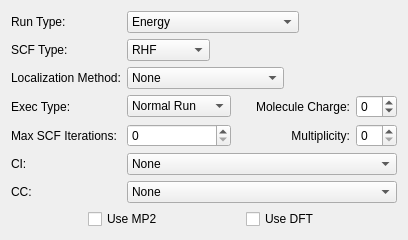
         <widget class="QWidget" name="controlWidget">
          <layout class="QGridLayout">
           <item row="4" column="0">
            <widget class="QLabel" name="label_30">
             <property name="text">
              <string>Max SCF Iterations:</string>
             </property>
            </widget>
           </item>
           <item row="0" column="1">
            <layout class="QHBoxLayout">
             <item>
              <widget class="QComboBox" name="controlRunCombo">
               <item>
                <property name="text">
                 <string>Energy</string>
                </property>
               </item>
               <item>
                <property name="text">
                 <string>Gradient</string>
                </property>
               </item>
               <item>
                <property name="text">
                 <string>Hessian</string>
                </property>
               </item>
               <item>
                <property name="text">
                 <string>Optimization</string>
                </property>
               </item>
               <item>
                <property name="text">
                 <string>Trudge</string>
                </property>
               </item>
               <item>
                <property name="text">
                 <string>Saddle Point</string>
                </property>
               </item>
               <item>
                <property name="text">
                 <string>IRC</string>
                </property>
               </item>
               <item>
                <property name="text">
                 <string>Gradient Extremal</string>
                </property>
               </item>
               <item>
                <property name="text">
                 <string>DRC</string>
                </property>
               </item>
               <item>
                <property name="text">
                 <string>Energy Surface</string>
                </property>
               </item>
               <item>
                <property name="text">
                 <string>Properties</string>
                </property>
               </item>
               <item>
                <property name="text">
                 <string>Morokuma</string>
                </property>
               </item>
               <item>
                <property name="text">
                 <string>Radiative Transition mom.</string>
                </property>
               </item>
               <item>
                <property name="text">
                 <string>Spin Orbit</string>
                </property>
               </item>
               <item>
                <property name="text">
                 <string>Finite Electric Field</string>
                </property>
               </item>
               <item>
                <property name="text">
                 <string>TDHF</string>
                </property>
               </item>
               <item>
                <property name="text">
                 <string>Global Optimization</string>
                </property>
               </item>
               <item>
                <property name="text">
                 <string>VSCF</string>
                </property>
               </item>
               <item>
                <property name="text">
                 <string>FMO Optimization</string>
                </property>
               </item>
               <item>
                <property name="text">
                 <string>Raman Intensities</string>
                </property>
               </item>
               <item>
                <property name="text">
                 <string>NMR</string>
                </property>
               </item>
               <item>
                <property name="text">
                 <string>Make EFP</string>
                </property>
               </item>
              </widget>
             </item>
             <item>
              <spacer>
               <property name="orientation">
                <enum>Qt::Horizontal</enum>
               </property>
               <property name="sizeHint" stdset="0">
                <size>
                 <width>10</width>
                 <height>20</height>
                </size>
               </property>
              </spacer>
             </item>
            </layout>
           </item>
           <item row="1" column="1">
            <layout class="QHBoxLayout">
             <item>
              <widget class="QComboBox" name="controlSCFCombo">
               <item>
                <property name="text">
                 <string>RHF</string>
                </property>
               </item>
               <item>
                <property name="text">
                 <string>UHF</string>
                </property>
               </item>
               <item>
                <property name="text">
                 <string>ROHF</string>
                </property>
               </item>
               <item>
                <property name="text">
                 <string>GVB</string>
                </property>
               </item>
               <item>
                <property name="text">
                 <string>MCSCF</string>
                </property>
               </item>
               <item>
                <property name="text">
                 <string>None (CI)</string>
                </property>
               </item>
              </widget>
             </item>
             <item>
              <spacer>
               <property name="orientation">
                <enum>Qt::Horizontal</enum>
               </property>
               <property name="sizeHint" stdset="0">
                <size>
                 <width>10</width>
                 <height>20</height>
                </size>
               </property>
              </spacer>
             </item>
            </layout>
           </item>
           <item row="2" column="1">
            <layout class="QHBoxLayout">
             <item>
              <widget class="QComboBox" name="controlLocalizationCombo">
               <item>
                <property name="text">
                 <string>None</string>
                </property>
               </item>
               <item>
                <property name="text">
                 <string>Foster-Boys</string>
                </property>
               </item>
               <item>
                <property name="text">
                 <string>Edmistron-Ruedenberg</string>
                </property>
               </item>
               <item>
                <property name="text">
                 <string>Pipek-Mezey</string>
                </property>
               </item>
              </widget>
             </item>
             <item>
              <spacer>
               <property name="orientation">
                <enum>Qt::Horizontal</enum>
               </property>
               <property name="sizeHint" stdset="0">
                <size>
                 <width>10</width>
                 <height>20</height>
                </size>
               </property>
              </spacer>
             </item>
            </layout>
           </item>
           <item row="1" column="0">
            <widget class="QLabel" name="label_17">
             <property name="text">
              <string>SCF Type:</string>
             </property>
            </widget>
           </item>
           <item row="2" column="0">
            <widget class="QLabel" name="label_28">
             <property name="text">
              <string>Localization Method:</string>
             </property>
            </widget>
           </item>
           <item row="4" column="2">
            <widget class="QSpinBox" name="controlMultiplicitySpin"/>
           </item>
           <item row="3" column="0">
            <widget class="QLabel" name="label_26">
             <property name="text">
              <string>Exec Type:</string>
             </property>
            </widget>
           </item>
           <item row="5" column="0">
            <widget class="QLabel" name="label_29">
             <property name="text">
              <string>CI:</string>
             </property>
            </widget>
           </item>
           <item row="5" column="1" colspan="2">
            <widget class="QComboBox" name="controlCICombo">
             <item>
              <property name="text">
               <string>None</string>
              </property>
             </item>
             <item>
              <property name="text">
               <string>GUGA</string>
              </property>
             </item>
             <item>
              <property name="text">
               <string>Ames Lab. Determinant</string>
              </property>
             </item>
             <item>
              <property name="text">
               <string>Occupation Restricted Multiple Active Space</string>
              </property>
             </item>
             <item>
              <property name="text">
               <string>CI Singles</string>
              </property>
             </item>
             <item>
              <property name="text">
               <string>Full Second Order CI</string>
              </property>
             </item>
             <item>
              <property name="text">
               <string>General CI</string>
              </property>
             </item>
            </widget>
           </item>
           <item row="6" column="0">
            <widget class="QLabel" name="label_16">
             <property name="text">
              <string>CC:</string>
             </property>
            </widget>
           </item>
           <item row="6" column="1" colspan="2">
            <widget class="QComboBox" name="controlCCCombo">
             <item>
              <property name="text">
               <string>None</string>
              </property>
             </item>
             <item>
              <property name="text">
               <string>LCCD: Linearized CC</string>
              </property>
             </item>
             <item>
              <property name="text">
               <string>CCD: CC with Doubles</string>
              </property>
             </item>
             <item>
              <property name="text">
               <string>CCSD: CC with Singles and Doubles</string>
              </property>
             </item>
             <item>
              <property name="text">
               <string>CCSD(T)</string>
              </property>
             </item>
             <item>
              <property name="text">
               <string>R-CC</string>
              </property>
             </item>
             <item>
              <property name="text">
               <string>CR-CC</string>
              </property>
             </item>
             <item>
              <property name="text">
               <string>EOM-CCSD</string>
              </property>
             </item>
             <item>
              <property name="text">
               <string>CR-EOM</string>
              </property>
             </item>
            </widget>
           </item>
           <item row="4" column="1">
            <layout class="QHBoxLayout">
             <item>
              <widget class="QSpinBox" name="controlMaxSCFSpin"/>
             </item>
             <item>
              <spacer>
               <property name="orientation">
                <enum>Qt::Horizontal</enum>
               </property>
               <property name="sizeType">
                <enum>QSizePolicy::Minimum</enum>
               </property>
               <property name="sizeHint" stdset="0">
                <size>
                 <width>10</width>
                 <height>20</height>
                </size>
               </property>
              </spacer>
             </item>
             <item>
              <widget class="QLabel" name="label_25">
               <property name="text">
                <string>Multiplicity:</string>
               </property>
               <property name="alignment">
                <set>Qt::AlignRight|Qt::AlignTrailing|Qt::AlignVCenter</set>
               </property>
              </widget>
             </item>
            </layout>
           </item>
           <item row="3" column="1">
            <layout class="QHBoxLayout">
             <item>
              <widget class="QComboBox" name="controlExecCombo">
               <item>
                <property name="text">
                 <string>Normal Run</string>
                </property>
               </item>
               <item>
                <property name="text">
                 <string>Check</string>
                </property>
               </item>
               <item>
                <property name="text">
                 <string>Debug</string>
                </property>
               </item>
               <item>
                <property name="text">
                 <string>Other...</string>
                </property>
               </item>
              </widget>
             </item>
             <item>
              <spacer>
               <property name="orientation">
                <enum>Qt::Horizontal</enum>
               </property>
               <property name="sizeType">
                <enum>QSizePolicy::Minimum</enum>
               </property>
               <property name="sizeHint" stdset="0">
                <size>
                 <width>10</width>
                 <height>20</height>
                </size>
               </property>
              </spacer>
             </item>
             <item>
              <widget class="QLabel" name="label_18">
               <property name="text">
                <string>Molecule Charge:</string>
               </property>
               <property name="alignment">
                <set>Qt::AlignRight|Qt::AlignTrailing|Qt::AlignVCenter</set>
               </property>
              </widget>
             </item>
            </layout>
           </item>
           <item row="0" column="0">
            <widget class="QLabel" name="label_27">
             <property name="text">
              <string>Run Type:</string>
             </property>
            </widget>
           </item>
           <item row="7" column="0" colspan="3">
            <layout class="QHBoxLayout">
             <item>
              <spacer>
               <property name="orientation">
                <enum>Qt::Horizontal</enum>
               </property>
               <property name="sizeHint" stdset="0">
                <size>
                 <width>40</width>
                 <height>20</height>
                </size>
               </property>
              </spacer>
             </item>
             <item>
              <widget class="QCheckBox" name="controlMP2Check">
               <property name="text">
                <string>Use MP2</string>
               </property>
              </widget>
             </item>
             <item>
              <spacer>
               <property name="orientation">
                <enum>Qt::Horizontal</enum>
               </property>
               <property name="sizeHint" stdset="0">
                <size>
                 <width>40</width>
                 <height>20</height>
                </size>
               </property>
              </spacer>
             </item>
             <item>
              <widget class="QCheckBox" name="controlDFTCheck">
               <property name="layoutDirection">
                <enum>Qt::LeftToRight</enum>
               </property>
               <property name="autoFillBackground">
                <bool>false</bool>
               </property>
               <property name="text">
                <string>Use DFT</string>
               </property>
              </widget>
             </item>
             <item>
              <spacer>
               <property name="orientation">
                <enum>Qt::Horizontal</enum>
               </property>
               <property name="sizeHint" stdset="0">
                <size>
                 <width>40</width>
                 <height>20</height>
                </size>
               </property>
              </spacer>
             </item>
            </layout>
           </item>
           <item row="3" column="2">
            <widget class="QSpinBox" name="controlChargeSpin">
             <property name="minimum">
              <number>-2</number>
             </property>
             <property name="maximum">
              <number>2</number>
             </property>
            </widget>
           </item>
           <item row="8" column="0">
            <spacer>
             <property name="orientation">
              <enum>Qt::Vertical</enum>
             </property>
             <property name="sizeHint" stdset="0">
              <size>
               <width>20</width>
               <height>0</height>
              </size>
             </property>
            </spacer>
           </item>
          </layout>
         </widget>
